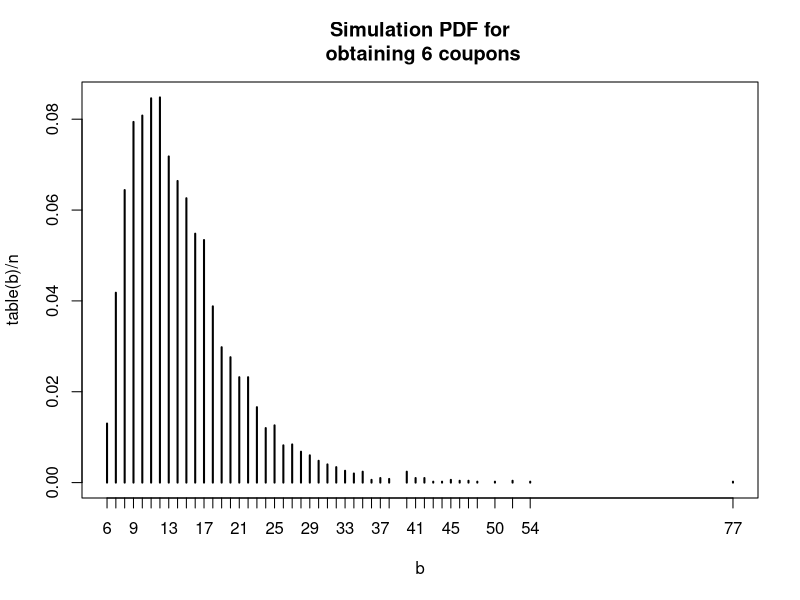

This chart was generated by the following R code: (Note: this script raises an error after producing the figure.)
############
#
#    coupon6 function
#
#    Specialized to 6 coupons
#
#    This code is not good for a general number of coupons
#    It gives an idea of one kind of strategy that may work
#    very well in other applications
#
#    Simulates the distribution of number of coupons bought
#    to acquire at least one of each coupon type.

#    Another interpretation is: how many permutations from sample()
#    do we compute before we have computed all 6 permuations?
#############

coupon6 <- function(n)   # n is number of simulations
{ # begin coupon 6

   if ( !is.numeric(n)) { stop('argument must be numeric.\n') }
   if ( length(n) != 1) { stop('argument must have length 1.\n') }
   if ( (n - floor(n)) != 0 ) {stop('argument must have integer value.\n') }

   t = 0   # number of coupons bought
   v = numeric(57)
#   We represent the sample as a base 4 number
#   Each permutation of (1,2,3) represents a coupon
#  (1,2,3) maps to 16*1 + 4*2 + 3 => v[27]
#  (1,3,2) maps to 16*1 + 4*3 + 2 => v[30]
#  (2,1,3) maps to 16*2 + 4*1 + 3 => v[39]
#  (2,3,1) maps to 16*2 + 4*3 + 1 => v[45]
#  (3,1,2) maps to 16*3 + 4*1 + 2 => v[54]
#  (3,2,1) maps to 16*3 + 4*2 + 1 => v[57]
   p = c(4^2,4,1)
   s = c(27,30,39,45,54,57)
   num.bought = numeric(n)
   for ( i in 1:n )
     { # for
                            # each iteration of the for loop is one trial 
         t    = 0           # number of coupons bought
         v[s] = c(rep(0,6)) # so far no coupon bought
         while ( prod(v[s]) == 0 ) # true while one coupon not obtained yet
           { # while
               t = t + 1
               x = sample(c(1,2,3),3,replace = F)
               v[sum(p*x)] = 1
           } # while
         num.bought[i] = t       
     } # for
   return(num.bought)    
} # end coupon 6


n = 5000
b = coupon6(n)  # n trials
print(mean(b))
dev.new()
plot(table(b)/n, main = "Simulation PDF for\n obtaining 6 coupons") # simulation pdf
###################################
#    Geometric pdf's
###################################

# g1 is the RV associated with acquiring the first coupon
g.1 = c(0,1)           # the certain event

# g2 is the RV associated with acquiring the second coupon
p    = 1/6
q    = 1 - p  # P(success) or P(moving to state 2)
q.v  = rep(q,100)
pow  = 0:99
g.2  = c(0,p*q.v^pow)
print( sum(g.2) )

# g3 is the RV associated with acquiring the third coupon
p    = 2/6
q    = 1 - p  # P(success) or P(moving to state 3)
q.v  = rep(q,100)
pow  = 0:99
g.3  = c(0,p*q.v^pow)

#   etc

p    = 3/6
q    = 1 - p  # P(success) or P(moving to state 4)
q.v  = rep(q,100)
pow  = 0:99
g.4  = c(0,p*q.v^pow)

p    = 4/6
q    = 1 - p  # P(success) or P(moving to state 5)
q.v  = rep(q,100)
pow  = 0:99
g.5  = c(0,p*q.v^pow)
 
p    = 5/6
q    = 1 - p  # P(success) or P(moving to state 6)
q.v  = rep(q,100)
pow  = 0:99
g.6  = c(0,p*q.v^pow)

pdf.2 = conv(g.1,g.2)
pdf.3 = conv(pdf.2,g.3)
pdf.4 = conv(pdf.3,g.4)
pdf.5 = conv(pdf.4,g.5)
pdf.6 = conv(pdf.5,g.6)

#     Let Y be the RV indicating the number of purchases
#     required to obtain all six coupons
#     pdf.6[i] = P(Y = i - 1)
#####  truncate pdf.6

coupon.pdf = pdf.6[1:100]

coupon.mean = sum( (0:99)*coupon.pdf)
print(coupon.mean)
print( (6/6)+(6/5)+(6/4)+(6/3)+(6/2)+(6/1) ) # theoretical mean

#  If we use the entire pdf.6
sum( (0:(length(pdf.6) - 1))*pdf.6)

#  What is the probaility we get all 6 coupons with 14 or fewer purchases?

sum(pdf.6[1:15])

options( digits = 16)
print(pdf.6[7])  # P(we neeeded 6 purchases). 

# This should equal (1)*(5/6)*(4/6)*(3/6)*(2/6)*(1/6)
print( factorial(5)/6^5)

#  It appears the accuracy is adequate. The number has a lovely pattern,
#  hasn't it?

# It is (5/9)*(1/36) or
#  0.5555555555.... times 0.027777777777777...     

# 
x11()
plot(pdf.6[1:60], ylab = 'density',type = 'h', main = "PDF for obtaining 6 Coupons")
## note the effect of type = 'h'   

print(pdf.6[8])  # P(we neeeded 7 purchases). 

#   Ratio of 7 purchases to 6 purchases is explicable from the state
#   diagram
print(pdf.6[8]/pdf.6[7])
    